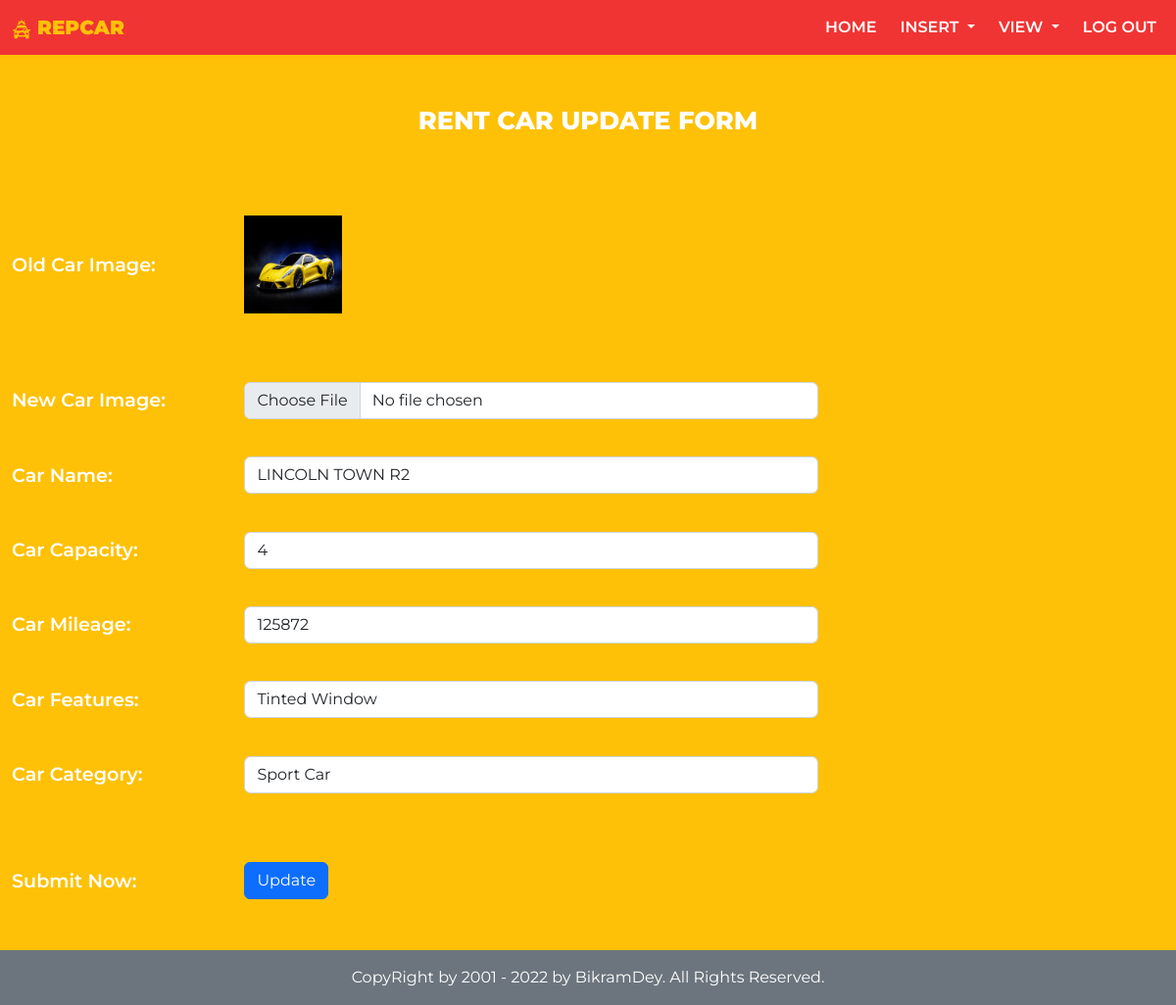
Screenshot of /admin/rcupdate.php?cid=1 (signed in) with the database file from the repository.
### tables this page shows
CREATE TABLE `rent_car` (
  `cid` int(11) NOT NULL,
  `name` varchar(255) NOT NULL,
  `capacity` int(11) NOT NULL,
  `mileage` int(11) NOT NULL,
  `features` varchar(255) NOT NULL,
  `category` varchar(255) NOT NULL,
  `cimage` varchar(255) NOT NULL
);

### admin/rcupdate.php (the view, shortened to what this page needs)
<?php include('includes/header.php'); ?>
<?php
    $sqls = "SELECT * FROM rent_car WHERE cid=$_GET[cid]";
    $result = $con->query($sqls);
    $rows = $result->fetch_assoc();
?>
<br>
<br>
<div class="topic">RENT CAR UPDATE FORM</div>
<form action="" method="post" enctype="multipart/form-data">
    <table align="center" width="70%">
        <tr>
            <td class="form-label">Old Car Image:</td>
            <td><img width="100" height="100" src="photos/<?php echo $rows['cimage']; ?>"></td>
        </tr>
        <tr>
            <td class="form-label">New Car Image:</td>
            <td><input type="file" name="cimage" id="formFile" class="form-control"></td>
        </tr>
        <tr>
            <td class="form-label">Car Name:</td>
            <td><input type="text" name="name" placeholder="Car Name" class="form-control" value="<?php echo $rows['name']; ?>"></td>
        </tr>
        <tr>
            <td class="form-label">Car Capacity:</td>
            <td><input type="number" name="capacity" placeholder="Car Capacity" class="form-control" value="<?php echo $rows['capacity']; ?>"></td>
        </tr>
        <tr>
            <td class="form-label">Car Mileage:</td>
            <td><input type="number" name="mileage" placeholder="Car Mileage" class="form-control" value="<?php echo $rows['mileage']; ?>"></td>
        </tr>
        <tr>
            <td class="form-label">Car Features:</td>
            <td><input type="text" name="features" placeholder="Car Features" class="form-control" value="<?php echo $rows['features']; ?>"></td>
        </tr>
        <tr>
            <td class="form-label">Car Category:</td>
            <td><input type="text" name="category" placeholder="Car Category" class="form-control" value="<?php echo $rows['category']; ?>"></td>
        </tr>
        <tr>
            <td class="form-label">Submit Now:</td>
            <td><input type="submit" name="update3" value="Update" class="btn btn-primary mb-3 mt-3"></td>
        </tr>
    </table>
</form>
<?php include('includes/footer.php'); ?>

### admin/style.css (style rules this page uses)
* { margin: 0; padding: 0; box-sizing: border-box; font-family: 'Montserrat', sans-serif; }
body { background: #fec107; }
table { color: white; font-size: 1.2rem; min-height: 100vh; font-weight: 600; }
.topic { color: white; font-size: 1.6rem; font-weight: 800; width: 100%; display: flex; align-items: center; justify-content: center; text-align: center; margin-bottom: 1.7rem; }

### rows the page displays
rent_car: cimage (picture), name "LINCOLN TOWN R2", capacity "4", mileage "125872", features "Tinted Window", category "Sport Car"
